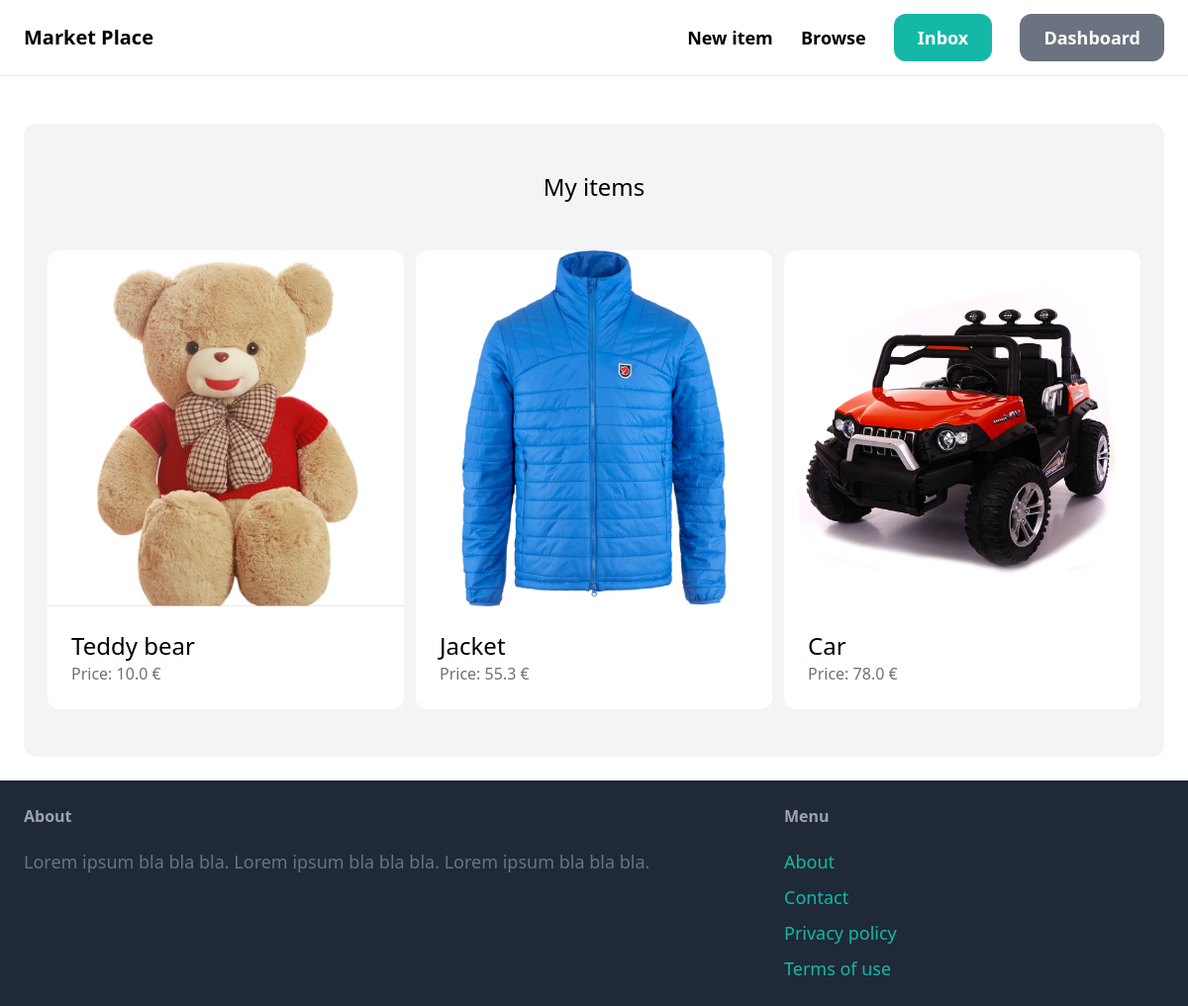
Page /dashboard/ (signed in) on the earlier database version.
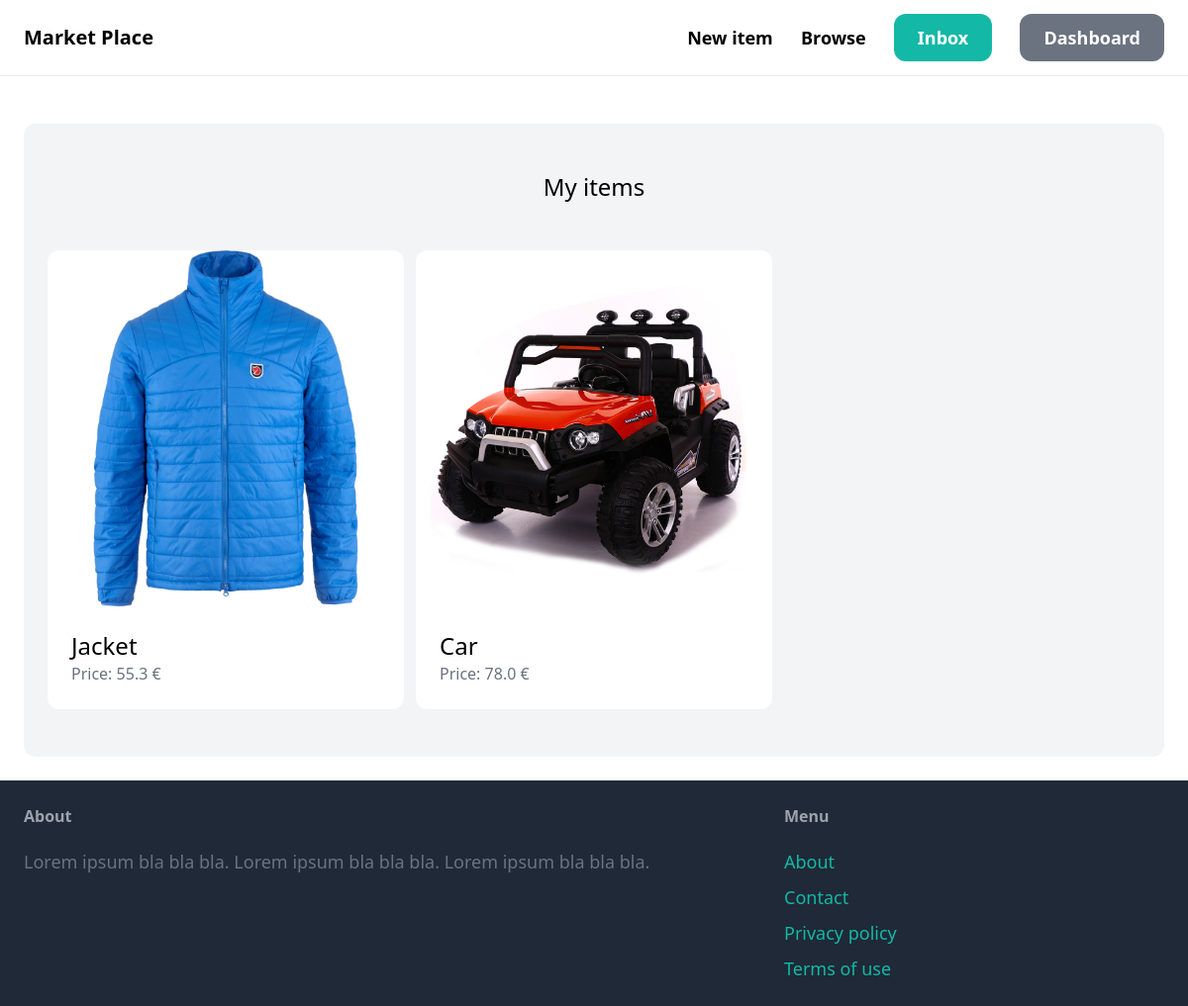
Same page on the later database version.
### item/models.py (models this page shows, shortened)
class Item(models.Model):
    category = models.ForeignKey(Category, related_name='items', on_delete=models.CASCADE)
    name = models.CharField(max_length=255)
    description = models.TextField(blank=True, null=True)
    price = models.FloatField()
    image = models.ImageField(upload_to='item_images', blank=True, null=True)
    is_sold = models.BooleanField(default=False)
    created_by = models.ForeignKey(User, related_name='items', on_delete=models.CASCADE)
    created_at = models.DateTimeField(auto_now_add=True)

### dashboard/views.py (the view)
# urls.py: path('', views.index, name='index'),
@login_required
def index(request):
    items = Item.objects.filter(created_by=request.user)
    return render(request, 'dashboard/index.html', {
        'items': items,
    } )

### dashboard/templates/dashboard/index.html (shortened to what this page needs)
{% extends 'core/base.html' %}
{% block content %}
    <div class="mt-6 px-6 py-12 bg-gray-100 rounded-xl">
        <h2 class="mb-12 text-2xl text-center">My items</h2>
        <div class="grid grid-cols-3 gap-3">
            {% for item in items %}
                <div>
                    <a href="{% url 'item:detail' item.id %}">
                        <div>
                            <img src="{{ item.image.url }}" class="rounded-t-xl">
                        </div>
                        <div class="p-6 bg-white rounded-b-xl">
                            <h2 class="text-2xl">{{ item.name }}</h2>
                            <p class="text-gray-500">Price: {{ item.price }} €</p>
                        </div>
                    </a>
                </div>
            {% endfor %}
        </div>
    </div>
{% endblock %}

Differences in the rows shown:
removed Item: image (picture), name "Teddy bear", price "10.0"
